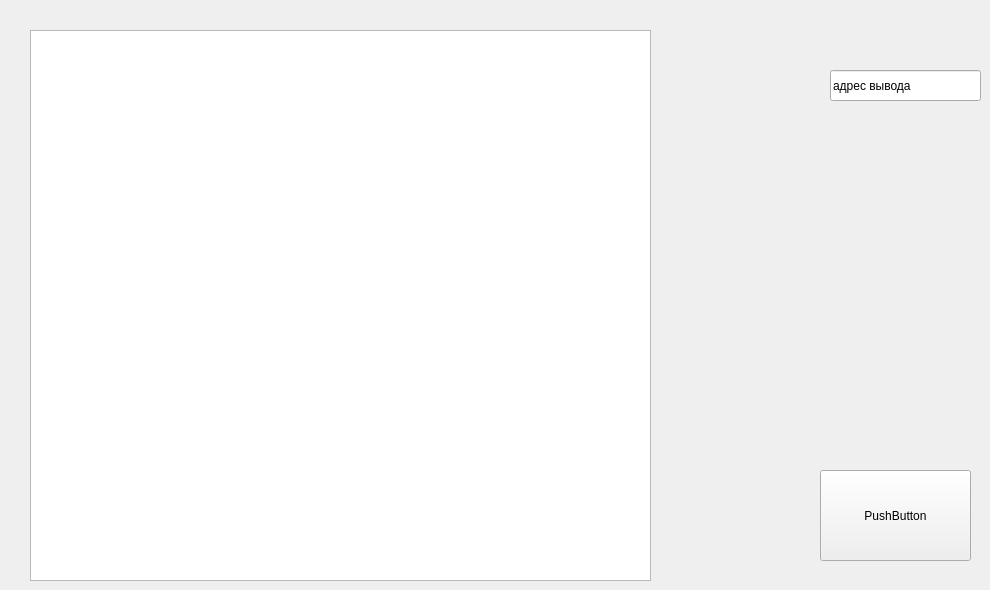
                     <widget class="QWidget" name="page">
                      <widget class="QListView" name="collect_window">
                       <property name="geometry">
                        <rect>
                         <x>30</x>
                         <y>30</y>
                         <width>621</width>
                         <height>551</height>
                        </rect>
                       </property>
                      </widget>
                      <widget class="QPushButton" name="pushButton">
                       <property name="geometry">
                        <rect>
                         <x>820</x>
                         <y>470</y>
                         <width>151</width>
                         <height>91</height>
                        </rect>
                       </property>
                       <property name="text">
                        <string>PushButton</string>
                       </property>
                      </widget>
                      <widget class="QLineEdit" name="withdraw_address_input">
                       <property name="geometry">
                        <rect>
                         <x>830</x>
                         <y>70</y>
                         <width>151</width>
                         <height>31</height>
                        </rect>
                       </property>
                       <property name="text">
                        <string>адрес вывода</string>
                       </property>
                      </widget>
                     </widget>
